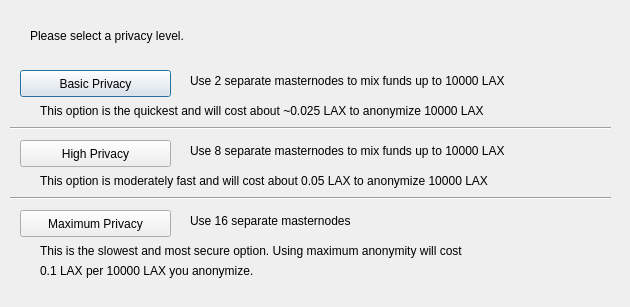
<?xml version="1.0" encoding="UTF-8"?>
<ui version="4.0">
 <class>ObfuscationConfig</class>
 <widget class="QDialog" name="ObfuscationConfig">
  <property name="geometry">
   <rect>
    <x>0</x>
    <y>0</y>
    <width>630</width>
    <height>307</height>
   </rect>
  </property>
  <property name="windowTitle">
   <string>Configure Obfuscation</string>
  </property>
  <widget class="QPushButton" name="buttonBasic">
   <property name="geometry">
    <rect>
     <x>20</x>
     <y>70</y>
     <width>151</width>
     <height>27</height>
    </rect>
   </property>
   <property name="text">
    <string>Basic Privacy</string>
   </property>
  </widget>
  <widget class="QPushButton" name="buttonHigh">
   <property name="geometry">
    <rect>
     <x>20</x>
     <y>140</y>
     <width>151</width>
     <height>27</height>
    </rect>
   </property>
   <property name="text">
    <string>High Privacy</string>
   </property>
  </widget>
  <widget class="QPushButton" name="buttonMax">
   <property name="geometry">
    <rect>
     <x>20</x>
     <y>210</y>
     <width>151</width>
     <height>27</height>
    </rect>
   </property>
   <property name="text">
    <string>Maximum Privacy</string>
   </property>
  </widget>
  <widget class="QLabel" name="label">
   <property name="geometry">
    <rect>
     <x>30</x>
     <y>20</y>
     <width>571</width>
     <height>31</height>
    </rect>
   </property>
   <property name="text">
    <string>Please select a privacy level.</string>
   </property>
  </widget>
  <widget class="QLabel" name="label_2">
   <property name="geometry">
    <rect>
     <x>190</x>
     <y>70</y>
     <width>421</width>
     <height>21</height>
    </rect>
   </property>
   <property name="text">
    <string>Use 2 separate masternodes to mix funds up to 10000 LAX</string>
   </property>
  </widget>
  <widget class="QLabel" name="label_3">
   <property name="geometry">
    <rect>
     <x>190</x>
     <y>140</y>
     <width>411</width>
     <height>21</height>
    </rect>
   </property>
   <property name="text">
    <string>Use 8 separate masternodes to mix funds up to 10000 LAX</string>
   </property>
  </widget>
  <widget class="QLabel" name="label_4">
   <property name="geometry">
    <rect>
     <x>190</x>
     <y>210</y>
     <width>421</width>
     <height>21</height>
    </rect>
   </property>
   <property name="text">
    <string>Use 16 separate masternodes</string>
   </property>
  </widget>
  <widget class="QLabel" name="label_6">
   <property name="geometry">
    <rect>
     <x>40</x>
     <y>100</y>
     <width>561</width>
     <height>21</height>
    </rect>
   </property>
   <property name="text">
    <string>This option is the quickest and will cost about ~0.025 LAX to anonymize 10000 LAX</string>
   </property>
  </widget>
  <widget class="QLabel" name="label_7">
   <property name="geometry">
    <rect>
     <x>40</x>
     <y>170</y>
     <width>561</width>
     <height>21</height>
    </rect>
   </property>
   <property name="text">
    <string>This option is moderately fast and will cost about 0.05 LAX to anonymize 10000 LAX</string>
   </property>
  </widget>
  <widget class="QLabel" name="label_8">
   <property name="geometry">
    <rect>
     <x>40</x>
     <y>240</y>
     <width>561</width>
     <height>21</height>
    </rect>
   </property>
   <property name="text">
    <string>This is the slowest and most secure option. Using maximum anonymity will cost</string>
   </property>
  </widget>
  <widget class="QLabel" name="label_9">
   <property name="geometry">
    <rect>
     <x>40</x>
     <y>260</y>
     <width>561</width>
     <height>21</height>
    </rect>
   </property>
   <property name="text">
    <string>0.1 LAX per 10000 LAX you anonymize.</string>
   </property>
  </widget>
  <widget class="Line" name="line">
   <property name="geometry">
    <rect>
     <x>10</x>
     <y>120</y>
     <width>601</width>
     <height>16</height>
    </rect>
   </property>
   <property name="orientation">
    <enum>Qt::Horizontal</enum>
   </property>
  </widget>
  <widget class="Line" name="line_2">
   <property name="geometry">
    <rect>
     <x>10</x>
     <y>190</y>
     <width>601</width>
     <height>16</height>
    </rect>
   </property>
   <property name="orientation">
    <enum>Qt::Horizontal</enum>
   </property>
  </widget>
 </widget>
 <resources/>
 <connections/>
</ui>
